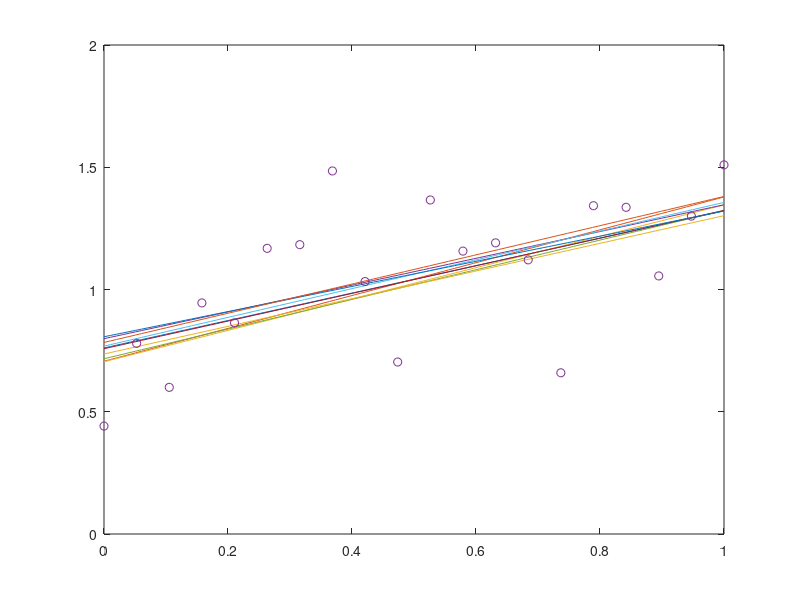
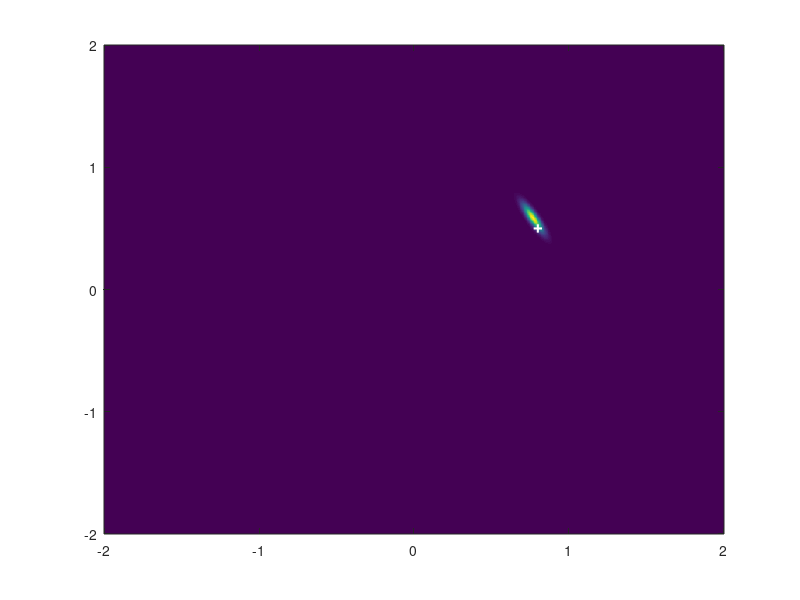

Source code (MATLAB) for these figures, in order:
clear; close all;
%% dataset
ns = 20; 
x = linspace(0,1,ns)';
%y = @(x) sin(2*pi*x);
w2 = 0.5; w1 = 0.8;
y = @(x) w2*x + w1;
e = .2*randn(size(x));
t = y(x) + e;

%% prior
M = 2;
MuPrior = zeros(1,M)'; SigmaPrior = eye(M); beta = 100;

phi = @(x)(bsxfun(@power,x,0:M-1)); % Phi function
phix = phi(x); % design matrix
f1 = figure('Position',[0 100 500 400]); f2 = figure('Position',[501 100 500 400]);
f3 = figure;


for i=1:length(t)
    if i == 1
        x1 = -2:.005:2; x2 = x1;
        [X1,X2] = meshgrid(x1,x2);
        F = mvnpdf([X1(:) X2(:)],MuPrior',inv(SigmaPrior));
        F = reshape(F,length(x2),length(x1));
        figure(f2); clf; imagesc(x1,x2,F);set(gca,'YDir','normal'); hold on; plot(w1,w2,'w+','LineWidth',1.5);
    end
    
    SigmaPost = SigmaPrior + beta*(phix(1:i,:)'*phix(1:i,:));
    MuPost = SigmaPost\(SigmaPrior\MuPrior + beta*phix(1:i,:)'*t(1:i));
    MuPrior = MuPost;

    W = mvnrnd(MuPost',inv(SigmaPost),10);
    
    xx = linspace(0,1,100);
    yt = W(:,2)*xx + W(:,1);
    figure(f1); clf;
    plot(xx,yt); hold on; plot(x(1:i),t(1:i),'o'); xlim([0 1]); ylim([0 2]);pause(0.5);
    
    F = mvnpdf([X1(:) X2(:)],MuPost',inv(SigmaPost));
    F = reshape(F,length(x2),length(x1));
    figure(f2); clf; imagesc(x1,x2,F);set(gca,'YDir','normal'); hold on; plot(w1,w2,'w+','LineWidth',1.5);
    %figure(f3); imagesc(phix'*phix);
end